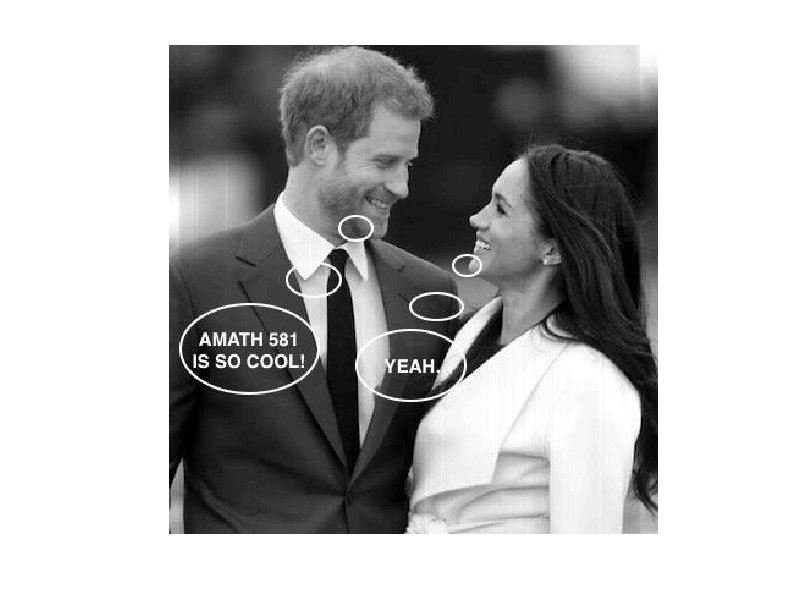

This chart was generated by the following MATLAB code:
% Homework MATLAB template file
% Your main file should be named "solution.m" and it should be saved as UTF-8 file.

% !!! Solution failed because I didn't make the matrix from sparse to full
% matrix. 

% !!! Solution failed because the coefficients for the finite diff for
% patial x, second order. 

% !!! Soluton 3 failed, a big bug is identified on the algorithms that
% procudes the finite difference matrix. 

function [consoleout, A1, A2, A3, A4, A5] = solution()
 [consoleout, A1, A2, A3, A4, A5] = evalc('student_solution(0)'); 
end

function [A1, A2, A3, A4, A5] = student_solution(dummy_argument)
    
    % keep these lines to load Fmat and permvec
    % DO NOT submit the mat files to Gradescope
    load Fmat.mat 
    load permvec.mat
    
    % your solution code goes here
    
    % assign the variables you are asked to save here  
    [A1, A2, A3] = Problem1();
    [A4, A5]     = Problem2(Fmat, permvec);
end

% your extra functions, if you need them, can be in other files (don't forget to upload them too!)

function [A1, A2, A3] = Problem1()

    N = 8; 
    % 1D operator: 
    P  = FiniteDiffMatrix([1 -2 1], [-1, 0, 1], 8);  
    
    % second derivatice second order central periodic. 
    P2 = FiniteDiffMatrix([-1, 0, 1], [-1, 0, 1], 8); 
    % 2D operator: 
    Laplacian = kron(eye(N), P) + kron(P, eye(N));
    DeltaX = 20/N;  % domain: [-10, 10]; 
    Laplacian = Laplacian./DeltaX^2;

    PartialX2d = kron(eye(N), P2); 
    PartialX2d = PartialX2d./(2*DeltaX);

    PartialY2d = kron(P2, eye(N)); 
    PartialY2d = PartialY2d./(2*DeltaX);

    A1 = Laplacian;
    A2 = PartialX2d;
    A3 = PartialY2d;
    A1 = full(A1); A2 = full(A2); A3 = full(A3);
end

function [A4, A5] = Problem2(Fmat, permvec)
    CenterBlocks = Fmat(161:240, 161:240);
    BlockVec = Transform(CenterBlocks, 1);
    NewBlockVec = zeros(20, 20, 16);
    
    for I = 1:16
        J = permvec(I);
        NewBlockVec(:, :, I) = BlockVec(:, :, J);
    end
    CenterBlocksDecrypted = Transform(NewBlockVec, 2);

    FmatDecrypted = Fmat; 
    FmatDecrypted(161: 240, 161: 240) = CenterBlocksDecrypted; 
    imshow(abs(FmatDecrypted)./max(abs(FmatDecrypted)));
    A4 = abs(FmatDecrypted);
    A5 = abs(ifft2(ifftshift(FmatDecrypted)));
    imshow(abs(A5)./max(abs(A5)));
    
end

% Helper Functions and stuff ----------------------------------------------

function Result = Transform(theInput, mode)
    % The input should be a matrix, and it has to be 400 by 400 for the
    % sake of this HW. 
    % Param: 
    %   mode 1: means it's matrix to block vector.
    %   mode 2: means it's block vector to matrix. 
    
    [M, N] = size(theInput);
    
    if mode == 1
        % The input is a 80 by 80 matrix, the center of the Fourier
        % space of the 400 by 400 image. 
        if M ~= 80 || N ~= 80
            error("The input matrix must be 400 by 400 for the sake of the HW. ");
        end
        Result = zeros(20, 20, 16);
        Counter = 1;
        for Row = 1:20:80
           for Col = 1:20:80
               Result(:, :, Counter) = theInput(Col: Col + 19, Row: Row + 19);
               Counter = Counter + 1;
           end
        end
        
    elseif mode == 2
        % The input is a vector with length 16, containing all the 20 by 20
        % blocks needed to reconstruct the original matrix, the 80 by 80
        % center fourier sequence. 
        [M, N, O] = size(theInput); 
        if ~(M == 20 && N == 20 && O == 16)
            error("Input wrong Dimension, it should be 20x20x16"); 
        end
        Result = zeros(80, 80);
        for Block = 0: 15
            I = mod(Block, 4); 
            J = int16(floor(Block/4));
            % disp(strcat("I: ", num2str(I), " J: ", num2str(J)))
            Result(I*20 + 1:I*20 + 20, J*20 + 1: J*20 + 20) = ... 
                theInput(:, :, Block + 1);
        end
    end
end

function [b, a] = swap(a, b)
end

function P = FiniteDiffMatrix(filter, diagonalPosition, n)
    % This is a smart function that is going to construct the differential
    % matrix for you, assumning a periodic boundary conditions. It will
    %
    % Filter: 
    %   This is the finite differnce coefficients. SHOULD BE ROW VECTOR.
    %
    % diagonalPosition: 
    %   This represent where the finite different coefficients is applied
    %   to the sampled points.
    if length(filter) ~= length(diagonalPosition)
        error("Please check you input, the number of diagonal equals to the finite diff coefficients.");
    end
    
    e       = ones(n, 1);
    P       = spdiags(e.*filter, diagonalPosition, n, n);
    NewDiag = zeros(size(filter));
    
    % Handle Periodic Conditions. 
    for I = 1: length(NewDiag)
       if diagonalPosition(I) < 0
           NewDiag(I) = -(n + diagonalPosition(I));
        
       elseif diagonalPosition(I) > 0
           NewDiag(I) = n - diagonalPosition(I);
       else
           filter(I) = 0;  % No overlap. 
       end
    end
    P = P + spdiags(e.*filter, NewDiag, n, n);
end
